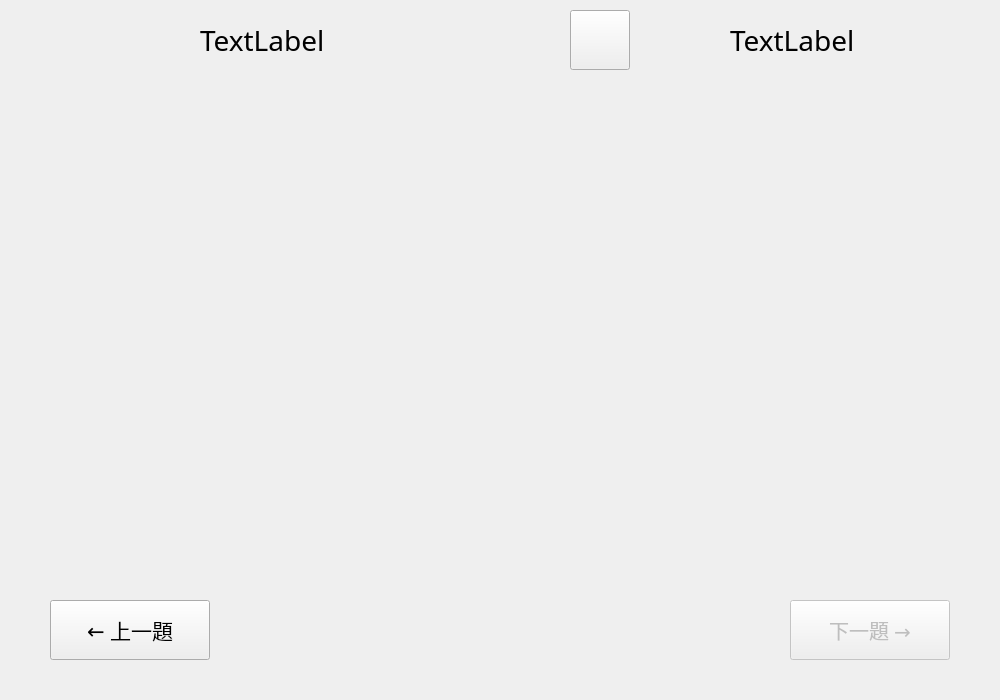
<?xml version="1.0" encoding="UTF-8"?>
<ui version="4.0">
 <class>ManagementWidget</class>
 <widget class="QWidget" name="ManagementWidget">
  <property name="geometry">
   <rect>
    <x>0</x>
    <y>0</y>
    <width>1000</width>
    <height>700</height>
   </rect>
  </property>
  <property name="windowTitle">
   <string>Form</string>
  </property>
  <widget class="QPushButton" name="prevQuestion">
   <property name="geometry">
    <rect>
     <x>50</x>
     <y>600</y>
     <width>160</width>
     <height>60</height>
    </rect>
   </property>
   <property name="font">
    <font>
     <family>Microsoft JhengHei</family>
     <pointsize>16</pointsize>
    </font>
   </property>
   <property name="text">
    <string>← 上一題</string>
   </property>
  </widget>
  <widget class="QPushButton" name="nextQuestion">
   <property name="enabled">
    <bool>false</bool>
   </property>
   <property name="geometry">
    <rect>
     <x>790</x>
     <y>600</y>
     <width>160</width>
     <height>60</height>
    </rect>
   </property>
   <property name="font">
    <font>
     <family>Microsoft JhengHei</family>
     <pointsize>15</pointsize>
    </font>
   </property>
   <property name="text">
    <string>下一題 →</string>
   </property>
  </widget>
  <widget class="QLabel" name="corrCount">
   <property name="geometry">
    <rect>
     <x>200</x>
     <y>10</y>
     <width>250</width>
     <height>60</height>
    </rect>
   </property>
   <property name="font">
    <font>
     <family>Microsoft JhengHei</family>
     <pointsize>21</pointsize>
    </font>
   </property>
   <property name="text">
    <string>TextLabel</string>
   </property>
  </widget>
  <widget class="QLabel" name="progress">
   <property name="geometry">
    <rect>
     <x>730</x>
     <y>10</y>
     <width>250</width>
     <height>60</height>
    </rect>
   </property>
   <property name="font">
    <font>
     <family>Microsoft JhengHei</family>
     <pointsize>21</pointsize>
    </font>
   </property>
   <property name="text">
    <string>TextLabel</string>
   </property>
  </widget>
  <widget class="QPushButton" name="muteSwitch">
   <property name="geometry">
    <rect>
     <x>570</x>
     <y>10</y>
     <width>60</width>
     <height>60</height>
    </rect>
   </property>
   <property name="text">
    <string/>
   </property>
   <property name="iconSize">
    <size>
     <width>60</width>
     <height>60</height>
    </size>
   </property>
  </widget>
  <widget class="QWidget" name="optionWidget" native="true">
   <property name="geometry">
    <rect>
     <x>0</x>
     <y>100</y>
     <width>1000</width>
     <height>465</height>
    </rect>
   </property>
  </widget>
 </widget>
 <resources/>
 <connections/>
</ui>
